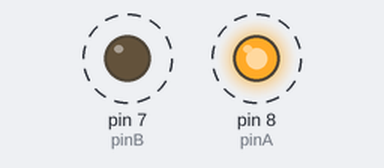
This sketch was run on a simulated Arduino Uno, built with avr-gcc and run on an emulated ATmega328P. Parts: output pins drawn as LEDs (lit = HIGH). Dashed ring = blinking.

Above: at 0.5 s.
Timing chart, 0 to 4.6 s (numbered marks = the images above):
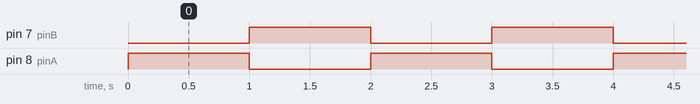

The sketch:

2LED_blink_alternate.ino
```cpp
 int pinA=8;
 int pinB=7;

void setup() {
  // put your setup code here, to run once:
  pinMode(pinA, OUTPUT);
  pinMode(pinB, OUTPUT);
}
void loop() {
  // put your main code here, to run repeatedly:
  digitalWrite(pinA, HIGH);
  digitalWrite(pinB, LOW);
  delay(1000);
  digitalWrite(pinA, LOW);
  digitalWrite(pinB, HIGH);
  delay(1000);
}
```

Measured:
- by itself, pin 7 (pinB), pin 8 (pinA): alternates HIGH for 1.0 s and LOW for 1.0 s
